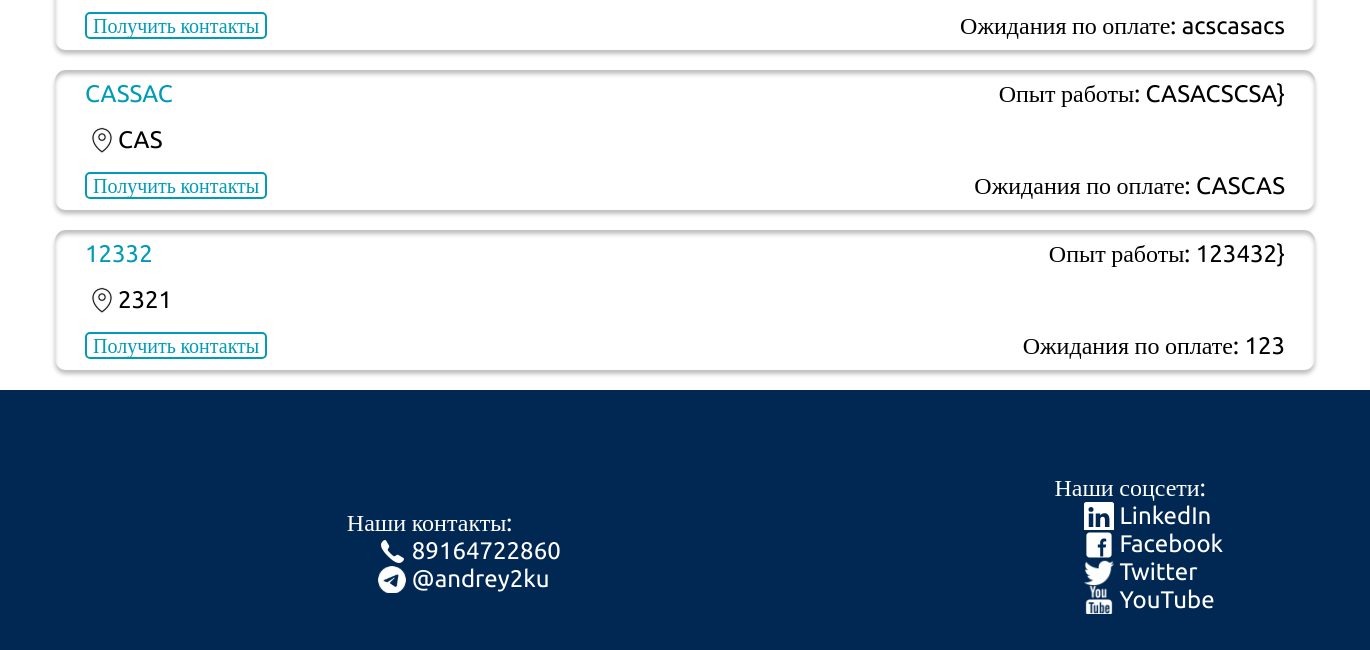
The app's page / (lower part), older data.
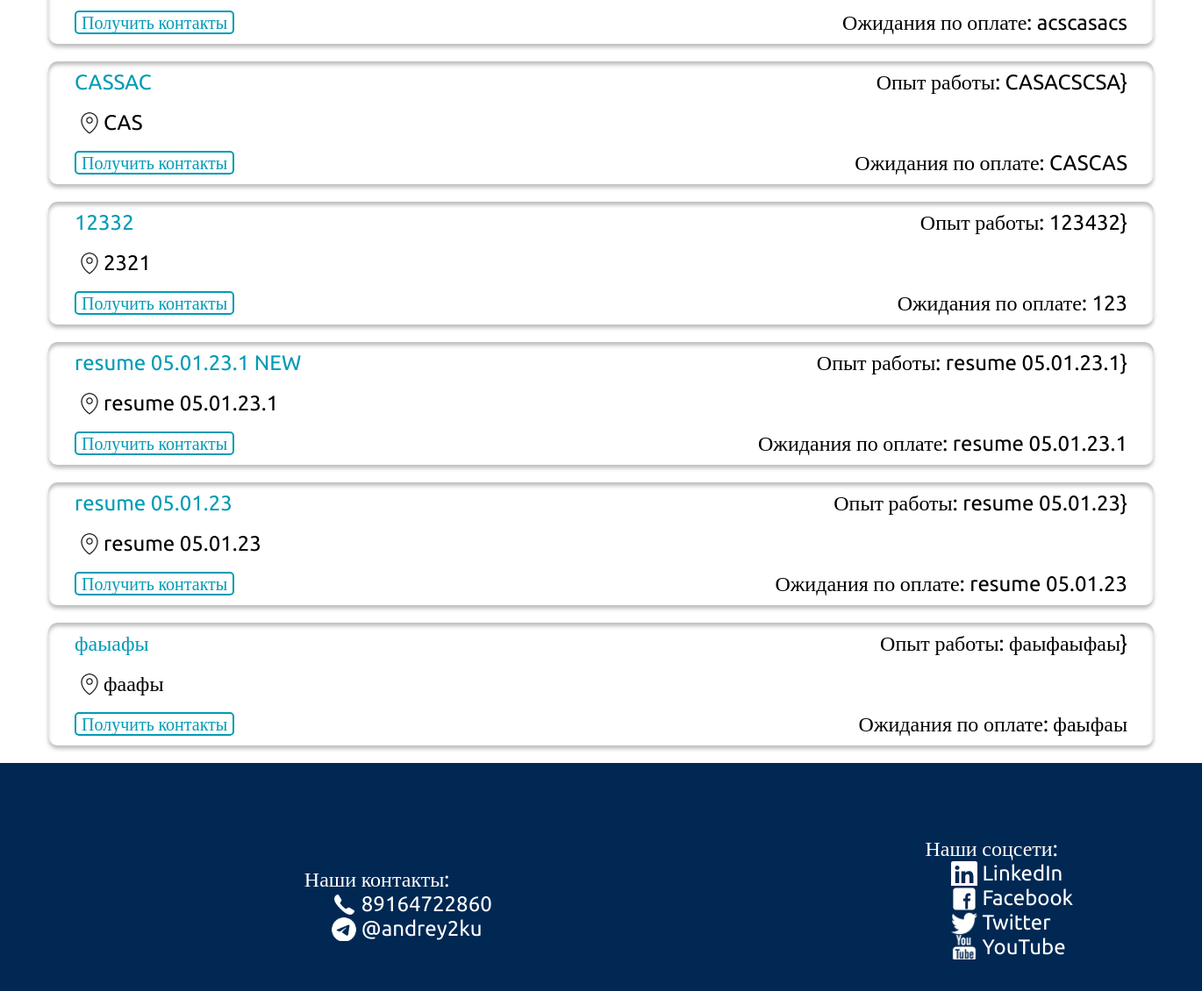
The same page, newer data.
### my_hh_app/models.py (models this page shows, shortened)
class Resume(models.Model):
    name = models.CharField("name", max_length=200)
    option = (("male", "Мужской"), ("female", "Женский"))
    gender = models.CharField("gender", max_length=200, choices=option)
    spec = models.TextField("speciality", max_length=200)
    experience = models.TextField("experience")
    option = (("full-time", "full-time"), ("part-time", "part-time"))
    type_of_employment = models.CharField("type_of_employment", max_length=200, choices=option)
    skills = models.ManyToManyField(Skills)
    age = models.CharField("age", max_length=100)
    phone = models.CharField("phone", max_length=20)
    salary = models.CharField("salary", max_length=200)
    adres = models.CharField("adres", max_length=200)
    author = models.ForeignKey(User, on_delete=models.SET_NULL, null=True)

### my_hh_app/views.py (the view)
# urls.py: path('', views.index,name='index'),
def index(request):
    resume = None
    vacancies = None
    if request.method == "POST":
        if "resumes_search" in request.POST and "vacancies_search" in request.POST:
            resume = Resume.objects.filter(spec__contains=request.POST.get("resumes_search", ""))
            vacancies = Vacancies.objects.filter(title__contains=request.POST.get("vacancies_search", ""))
        elif "vacancies_search" in request.POST:
            vacancies = Vacancies.objects.filter(title__contains=request.POST.get("vacancies_search", ""))
            resume = Resume.objects.all()
        elif "resumes_search" in request.POST:
            resume = Resume.objects.filter(spec__contains=request.POST.get("resumes_search", ""))
            vacancies = Vacancies.objects.all()
    else:
        resume = Resume.objects.all()
        vacancies = Vacancies.objects.all()
    skills = Skills.objects.all()
    context = {"resumes": resume, "vacancies": vacancies, "skills": skills, }
    return render(request, "my_hh_app/index.html", context)

### my_hh_app/models.py (called while the page is built)
    def __str__(self):
        return self.company_name

### my_hh_app/templates/my_hh_app/index.html (shortened to what this page needs)
<!DOCTYPE html>
{% extends 'my_hh_app/base.html' %}
{% block content %}
  <section class="resumes">
    {% for resume in resumes %}
    <div class="vacancies__card">
      <div class="vacancies__card__div__1">
        <a class="vacancy__name" href="resume_view/{{resume.id}}">{{resume.spec}}</a>
        <a class="company__name" href="resume_view/{{resume.id}}"> Опыт работы: {{resume.experience}}}</a>
      </div>
      <div class="vacancies__card__div__2">
        <span class="vacancies__city">{{resume.adres}}</span>
      </div>
      <div class="vacancies__card__div__3">
        <a href="resume_view/{{resume.id}}" class="contact__button" type="submit">
          <div class="respond__btn">Получить контакты</div>
        </a>
        <span class="salary">Ожидания по оплате: {{resume.salary}}</span>
      </div>
    </div>
    {% endfor %}
  </section>
</body>
</html>
{% endblock %}

Row changes from the older to the newer data that the page shows:
added Resume: spec "resume 05.01.23.1 NEW", experience "resume 05.01.23.1", adres "resume 05.01.23.1", salary "resume 05.01.23.1"
added Resume: spec "resume 05.01.23", experience "resume 05.01.23", adres "resume 05.01.23", salary "resume 05.01.23"
added Resume: spec "фаыафы", experience "фаыфаыфаы", adres "фаафы", salary "фаыфаы"
